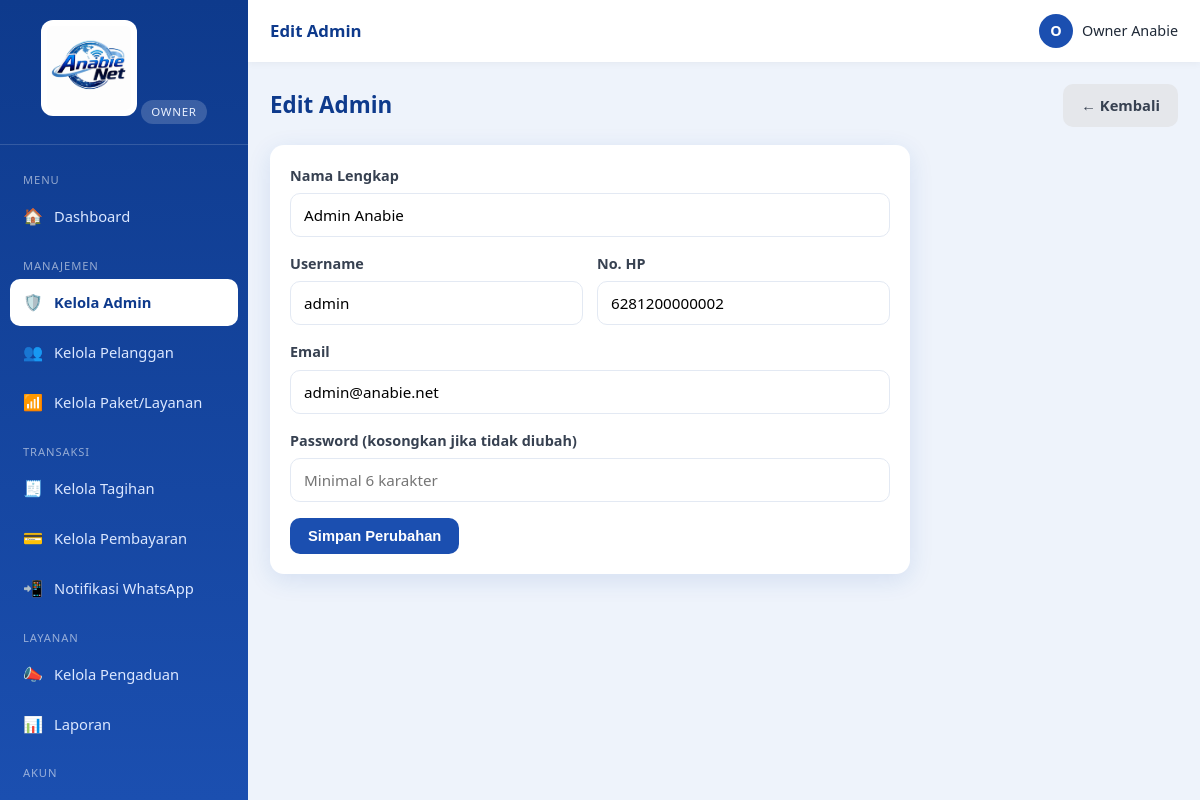
The app's page /index.php?r=admin.edit&id=2 (signed in) with its own data.
### tables this page shows
CREATE TABLE `users` (
  `id`         INT AUTO_INCREMENT PRIMARY KEY,
  `nama`       VARCHAR(120) NOT NULL,
  `username`   VARCHAR(60) NOT NULL UNIQUE,
  `password`   VARCHAR(255) NOT NULL,
  `email`      VARCHAR(120) DEFAULT NULL,
  `no_hp`      VARCHAR(25)  DEFAULT NULL,
  `role`       ENUM('owner','admin','pelanggan') NOT NULL DEFAULT 'admin',
  `foto`       VARCHAR(255) DEFAULT NULL,
  `created_at` TIMESTAMP DEFAULT CURRENT_TIMESTAMP
);

### app/lib/view.php (called while the page is built, shortened)
<?php
function render(string $view, array $data = [], array $opts = []): void
{
    extract($data, EXTR_SKIP);
    include VIEW_PATH . '/' . $view . '.php';
    include VIEW_PATH . '/partials/layout.php';
}

### app/controllers/admin.php (called while the page is built, shortened)
<?php
function ctl_admin_edit(): void
{
    $admin = query_one("SELECT * FROM users WHERE id=? AND role='admin'", [(int) ($_GET['id'] ?? 0)]);
    render('admin/admin_form', compact('admin'),
        ['title' => 'Edit Admin', 'active' => 'admin.index']);
}

### public/index.php (called while the page is built, shortened)
<?php
require __DIR__ . '/../app/lib/db.php';
require __DIR__ . '/../app/lib/helpers.php';
require __DIR__ . '/../app/lib/view.php';
$r = $_GET['r'] ?? '';
[$handler, $roles] = $routes[$r];
call_user_func($handler);

### app/lib/db.php (called while the page is built, shortened)
<?php
function db(): PDO
{
    static $pdo = null;
    if ($pdo === null) {
        $dsn = sprintf('mysql:host=%s;port=%s;dbname=%s;charset=utf8mb4', DB_HOST, DB_PORT, DB_NAME);
        try {
            $pdo = new PDO($dsn, DB_USER, DB_PASS, [
                PDO::ATTR_ERRMODE            => PDO::ERRMODE_EXCEPTION,
                PDO::ATTR_DEFAULT_FETCH_MODE => PDO::FETCH_ASSOC,
                PDO::ATTR_EMULATE_PREPARES   => false,
            ]);
        } catch (PDOException $e) {
            http_response_code(500);
            die('Koneksi database gagal: ' . htmlspecialchars($e->getMessage()));
        }
    }
    return $pdo;
}
function query_one(string $sql, array $params = []): ?array
{
    $st = db()->prepare($sql);
    $st->execute($params);
    $row = $st->fetch();
    return $row === false ? null : $row;
}

### app/lib/helpers.php (called while the page is built, shortened)
<?php
function e($v): string
{
    return htmlspecialchars((string) ($v ?? ''), ENT_QUOTES, 'UTF-8');
}
function url(string $path = ''): string
{
    return BASE_URL . '/' . ltrim($path, '/');
}
function route(string $r, array $params = []): string
{
    $qs = array_merge(['r' => $r], $params);
    return url('index.php') . '?' . http_build_query($qs);
}

### app/views/admin/admin_form.php (the view, shortened to what this page needs)
<?php $edit = (bool) $admin; ?>
<div class="page-head">
  <div><h1><?= $edit ? 'Edit' : 'Tambah' ?> Admin</h1></div>
  <a class="btn btn-muted" href="<?= route('admin.index') ?>">&larr; Kembali</a>
</div>
<div class="card" style="max-width:640px">
  <form method="post" action="<?= $edit ? route('admin.update') : route('admin.store') ?>">
    <div class="form-group">
      <label>Nama Lengkap</label>
      <input class="form-control" name="nama" required value="<?= e($admin['nama'] ?? '') ?>">
    </div>
    <div class="form-row">
      <div class="form-group">
        <label>Username</label>
        <input class="form-control" name="username" required value="<?= e($admin['username'] ?? '') ?>">
      </div>
      <div class="form-group">
        <label>No. HP</label>
        <input class="form-control" name="no_hp" value="<?= e($admin['no_hp'] ?? '') ?>" placeholder="08xxx">
      </div>
    </div>
    <div class="form-group">
      <label>Email</label>
      <input class="form-control" type="email" name="email" value="<?= e($admin['email'] ?? '') ?>">
    </div>
    <div class="form-group">
      <label>Password <?= $edit ? '(kosongkan jika tidak diubah)' : '' ?></label>
      <input class="form-control" type="password" name="password" <?= $edit ? '' : 'required' ?> placeholder="Minimal 6 karakter">
    </div>
    <button class="btn btn-primary" type="submit"><?= $edit ? 'Simpan Perubahan' : 'Simpan' ?></button>
  </form>
</div>

### public/assets/css/style.css (style rules this page uses)
:root { --primary:#1b4fb0; --primary-dark:#0e3a8c; --primary-light:#3b82f6; --accent:#22a7f0; --bg:#eef3fb; --surface:#ffffff; --text:#1f2937; --muted:#6b7280; --border:#e3e9f3; --success:#16a34a; --danger:#dc2626; --warning:#d97706; --info:#0284c7; --shadow:0 6px 24px rgba(27,79,176,.12); --radius:14px; --sidebar-w:248px; }
* { box-sizing:border-box;margin:0;padding:0 }
html,body { height:100% }
body { font-family:'Segoe UI',Roboto,Helvetica,Arial,sans-serif; background:var(--bg); color:var(--text); line-height:1.55; font-size:15px; }
a { color:var(--primary);text-decoration:none }
.form-group { margin-bottom:16px;text-align:left }
.form-group label { display:block;font-weight:600;margin-bottom:6px;font-size:.9rem;color:#374151 }
.form-control,select.form-control,textarea.form-control { width:100%;padding:11px 13px;border:1px solid var(--border);border-radius:10px; font-size:.95rem;font-family:inherit;background:#fff;transition:border .15s,box-shadow .15s; }
.form-row { display:flex;gap:14px;flex-wrap:wrap }
.form-row .form-group { flex:1;min-width:180px }
.btn { display:inline-flex;align-items:center;gap:7px;justify-content:center; padding:10px 18px;border:none;border-radius:10px;font-size:.92rem;font-weight:600; cursor:pointer;transition:transform .05s,filter .15s;text-decoration:none; }
.btn-primary { background:var(--primary);color:#fff }
.btn-muted { background:#e5e7eb;color:#374151 }
.card { background:var(--surface);border-radius:var(--radius);box-shadow:var(--shadow);padding:20px;margin-bottom:20px }
.page-head { display:flex;align-items:center;justify-content:space-between;gap:12px;flex-wrap:wrap;margin-bottom:18px }
.page-head h1 { font-size:1.4rem;color:var(--primary-dark) }

### records on screen
users: nama "Admin Anabie", username "admin", no_hp "6281200000002", email "admin@anabie.net"

### other values on screen
role_label($role) "OWNER"
$group "MENU"
$ico "🏠"
$label "Dashboard"
$group "MANAJEMEN"
$ico "🛡️"
$label "Kelola Admin"
$ico "👥"
$label "Kelola Pelanggan"
$ico "📶"
$label "Kelola Paket/Layanan"
$group "TRANSAKSI"
$ico "🧾"
$label "Kelola Tagihan"
$ico "💳"
